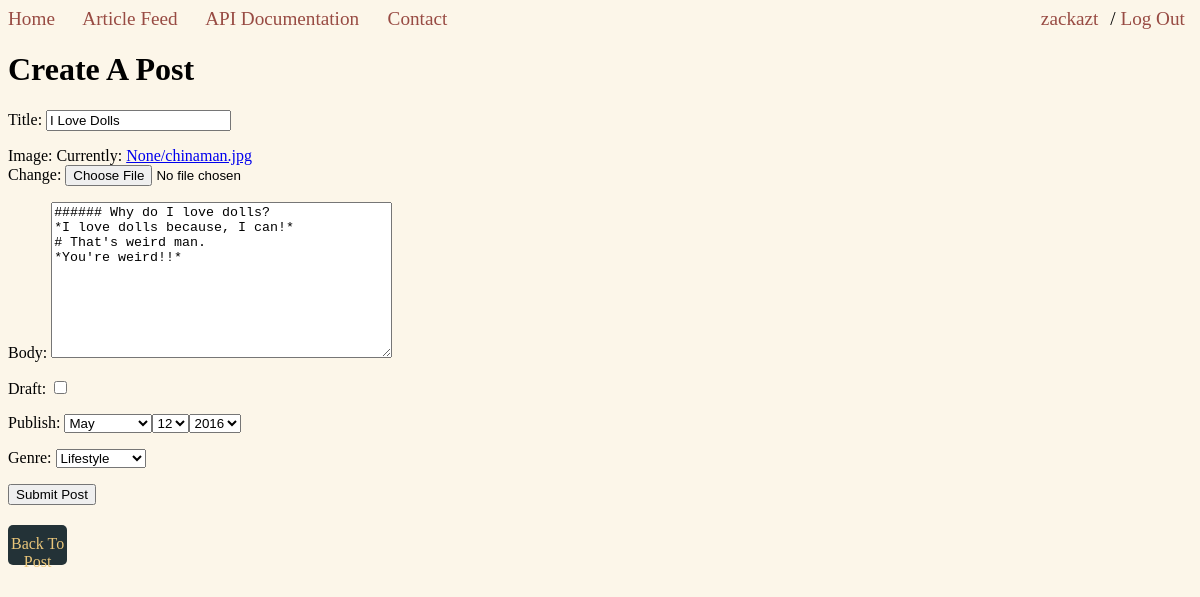
Before: /posts/i-love-dolls-1/edit/ (signed in) with the older database file.
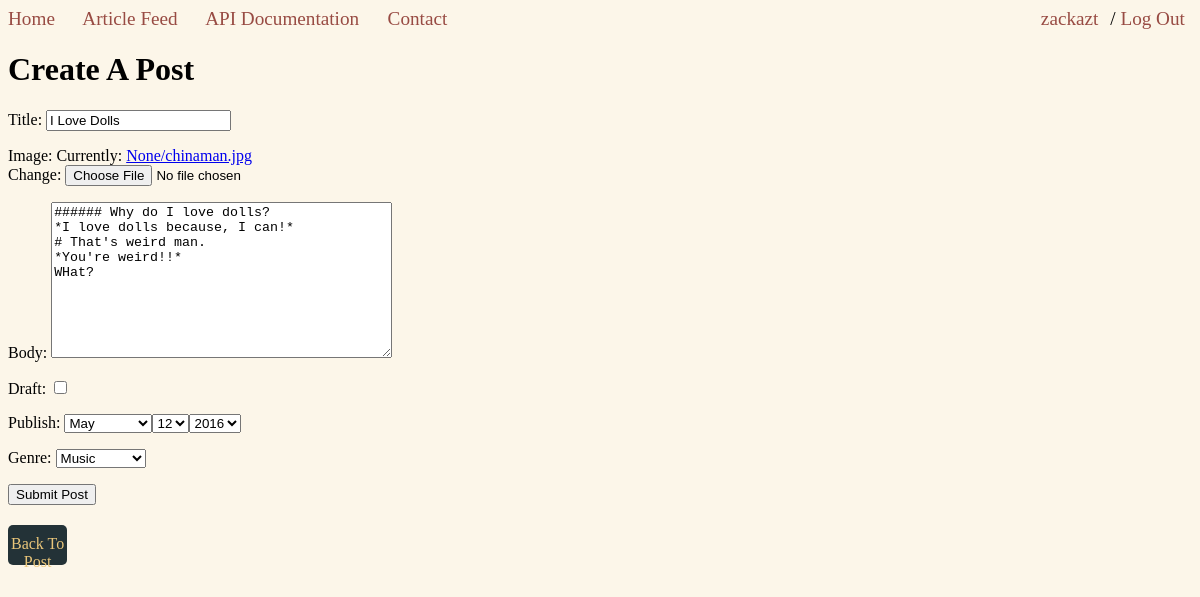
After: the same page with the newer database file.
### posts/models.py (models this page shows, shortened)
class Post(models.Model):
	genre= models.CharField(max_length=25, default="Opinion")
	user = models.ForeignKey(settings.AUTH_USER_MODEL, default=1)
	title = models.CharField(max_length=120)
	slug = models.SlugField(unique=True)
	image = models.ImageField(
		upload_to=upload_location,
		null=True,
		width_field="width_field",
		height_field="height_field"
	)
	height_field = models.IntegerField(default=0)
	width_field = models.IntegerField(default=0)
	body = models.TextField(max_length=20000)
	draft = models.BooleanField(default=False)
	publish = models.DateField(auto_now=False, auto_now_add=False)
	updated = models.DateTimeField(auto_now=True, auto_now_add=False)
	timestamp = models.DateTimeField(auto_now=False, auto_now_add=True)

### posts/views.py (the view)
# urls.py: url(r'^(?P<slug>[\w-]+)/edit/$', post_update, name='update'),
def post_update(request, slug=None):
	is_editing = True
	if not request.user.is_staff:
		raise Http404
	instance = get_object_or_404(Post, slug=slug)
	form = PostForm(request.POST or None, request.FILES or None, instance=instance)
	if form.is_valid():
		instance = form.save(commit=False)
		instance.save()
		messages.success(request, "Successfully updated!")
		return HttpResponseRedirect(instance.get_absolute_url())
	context = {
		"title": instance.title,
		"instance": instance,
		"form": form,
		"is_editing": is_editing,
	}
	return render(request, "post_form.html", context)

### posts/forms.py
class PostForm(forms.ModelForm):
	genre_list = (
			('Opinion', 'Opinion'),
			('Lifestyle', 'Lifestyle'),
			('History', 'History'),
			('Health', 'Health'),
			('Technology', 'Technology'),
			('Science', 'Science'),
			('Music', 'Music'),
			('Art', 'Art'),
			('Social', 'Social'),
		)
	publish = forms.DateField(widget=forms.SelectDateWidget)
	genre = forms.ChoiceField(choices=genre_list)
	class Meta:
		model = Post
		fields = [
			"title",
			"image",
			"body",
			"draft",
			"publish",
			"genre",
		]

### templates/post_form.html (shortened to what this page needs)
{% extends "base.html" %}
{% block content %}
<h1>Create A Post</h1>
<form method="POST" action="" enctype="multipart/form-data">{% csrf_token %}
	{{ form.as_p }}
	<input type="submit" value="Submit Post"/>
	{% if is_editing %}
	<div class="back_to_post_link_button"><a class="back_to_post_link" href="{{ request.META.HTTP_REFERER }}">Back To Post</a></div>
	{% endif %}
</form>
{% endblock content %}

Changed rows visible on the page:
changed Post "I Love Dolls": body "###### Why do I love dolls? *I love dolls because, I can!* # That's weird man. *You're weird!!*" → "###### Why do I love dolls? *I love dolls because, I can!* # That's weird man. *You're weird!!* WHat?"; genre "Lifestyle" → "Music"
